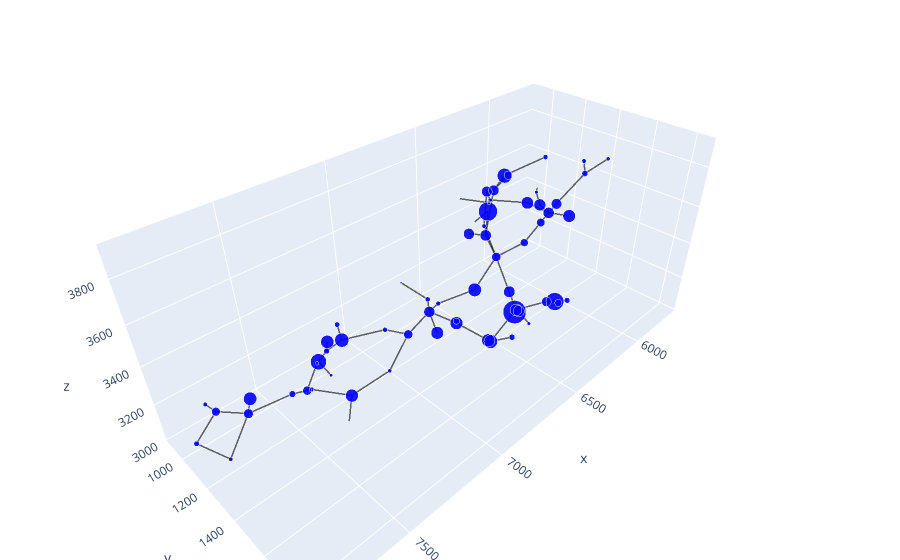

Source (notebook cell):
### Code cell
skel.plot(node_scale=0.1, backend="plotly");
